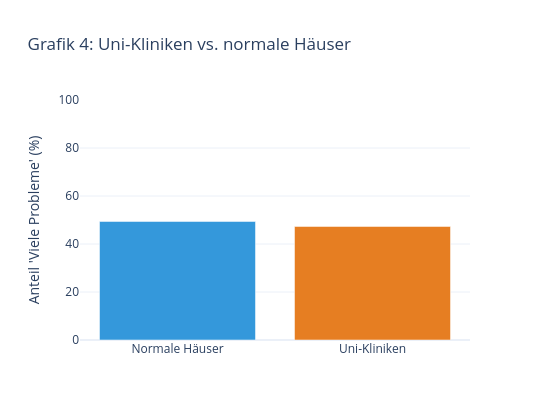

This figure's notebook cell:
### Markdown cell above
### Grafik 4 — Uni-Kliniken vs. normale Häuser
Balkendiagramm: Anteil „Viele Probleme" für Uni-Kliniken vs. normale Häuser. Prüft die Hypothese, dass akademische Kliniken durch intensivere Forschung und Facharztdichte besser abschneiden.

### Code cell
# ── Grafik 4: Uni-Kliniken vs. normale Häuser (interaktiv, mit Hover) ────
uni_pct = (
    df.groupby("SO.Uni")["hat_viele_Probleme"].mean() * 100
).rename({0: "Normale Häuser", 1: "Uni-Kliniken"})
uni_n = df.groupby("SO.Uni").size().rename({0: "Normale Häuser", 1: "Uni-Kliniken"})

hover_uni = [
    f"{name}<br>{val:.1f}% haben viele Probleme<br>n={uni_n[name]} Häuser"
    for name, val in uni_pct.items()
]

fig = go.Figure(go.Bar(
    x=list(uni_pct.index), y=uni_pct.values,
    marker_color=["#3498db", "#e67e22"],
    hovertext=hover_uni, hoverinfo="text",
))
fig.update_layout(
    title="Grafik 4: Uni-Kliniken vs. normale Häuser",
    yaxis_title="Anteil 'Viele Probleme' (%)",
    yaxis_range=[0, 100],
    template="plotly_white",
    width=750, height=620,
)
fig.show()

n_uni   = df[df["SO.Uni"]==1]
n_norm  = df[df["SO.Uni"]==0]
print(f"  Uni-Kliniken:    {n_uni['hat_viele_Probleme'].mean():.1%} haben viele Probleme (n={len(n_uni)})")
print(f"  Normale Häuser:  {n_norm['hat_viele_Probleme'].mean():.1%} haben viele Probleme (n={len(n_norm)})")
print("\n📌 Befund: Vergleich Uni- vs. Nicht-Uni-Kliniken hinsichtlich Qualitätsproblemen. Zum Ablesen genauer Werte: Maus über die Balken bewegen.")

### Figure 1 — Plotly figure (JSON) as saved in the notebook; plotly's stock layout.template omitted (floating-point values rounded to 4 significant figures)
{"data": [{"hoverinfo": "text", "hovertext": ["Normale Häuser<br>49.4% haben viele Probleme<br>n=1731 Häuser", "Uni-Kliniken<br>47.3% haben viele Probleme<br>n=93 Häuser"], "marker": {"color": ["#3498db", "#e67e22"]}, "type": "bar", "x": ["Normale Häuser", "Uni-Kliniken"], "y": [49.39, 47.31]}], "layout": {"height": 420, "title": {"text": "Grafik 4: Uni-Kliniken vs. normale Häuser"}, "width": 550, "yaxis": {"range": [0, 100], "title": {"text": "Anteil 'Viele Probleme' (%)"}}}}
